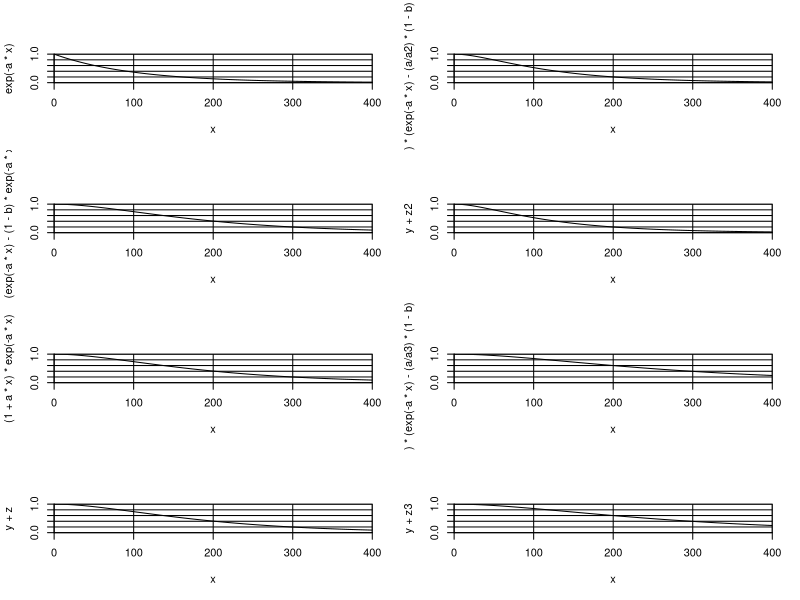

Reproduce this figure in R.
# Tests of immunity decline schemes.

par(mfcol=c(4,2))

n <- 400
x <- 0:n

a <- 0.01
a2 <- 0.03
a3 <- 0.005

b <- 0.001

plot (x,exp(-a*x),
      ylim=c(0,1),yaxs="i",xaxs="i",type="l")
abline(h=seq(0.2,1.0,by=0.2),v=seq(100,n,by=100))

# From maple:
#
# > limit ((1/b)*(exp(-ax) - (1-b)*exp(-ax/(1-b))), b=0);
#                                     1 + ax
#                                     -------
#                                     exp(ax)
#
# > limit((a2/(a2-a+a*b)) * (exp(-a*x) - (a/a2)*(1-b)*exp(-a2*x/(1-b))),b=0);
#                           -a2 exp(a2 x) + a exp(a x)
#                  ---------------------------------------------
#                  -exp(a x) a2 exp(a2 x) + exp(a x) exp(a2 x) a
#
# > simplify(limit((a2/(a2-a+a*b)) * (exp(-a*x) 
#                    - (a/a2)*(1-b)*exp(-a2*x/(1-b))),b=0));
#                               (-a2 exp(a2 x) + a exp(a x)) exp(-x (a + a2))
#                               ---------------------------------------------
#                                                  -a2 + a


plot (x, (1/b) * (exp(-a*x) - (1-b)*exp(-a*x/(1-b))),
      ylim=c(0,1),yaxs="i",xaxs="i",type="l")
abline(h=seq(0.2,1.0,by=0.2),v=seq(100,n,by=100))

plot (x,(1+a*x)*exp(-a*x),
      ylim=c(0,1),yaxs="i",xaxs="i",type="l")
abline(h=seq(0.2,1.0,by=0.2),v=seq(100,n,by=100))

y <- c(1,numeric(n))
z <- c(0,numeric(n))
z2 <- c(0,numeric(n))
z3 <- c(0,numeric(n))

for (i in 1:n)
{ y[i+1] <- y[i] - a*y[i]
  z[i+1] <- z[i] + a*y[i] - a*z[i]
  z2[i+1] <- z2[i] + a*y[i] - a2*z2[i]
  z3[i+1] <- z3[i] + a*y[i] - a3*z3[i]
}

plot (x, y+z,
      ylim=c(0,1),yaxs="i",xaxs="i",type="l")
abline(h=seq(0.2,1.0,by=0.2),v=seq(100,n,by=100))

plot (x, (a2/(a2-a+a*b)) * (exp(-a*x) - (a/a2)*(1-b)*exp(-a2*x/(1-b))),
      ylim=c(0,1),yaxs="i",xaxs="i",type="l")
abline(h=seq(0.2,1.0,by=0.2),v=seq(100,n,by=100))

plot (x, y+z2,
      ylim=c(0,1),yaxs="i",xaxs="i",type="l")
abline(h=seq(0.2,1.0,by=0.2),v=seq(100,n,by=100))

plot (x, (a3/(a3-a+a*b)) * (exp(-a*x) - (a/a3)*(1-b)*exp(-a3*x/(1-b))),
      ylim=c(0,1),yaxs="i",xaxs="i",type="l")
abline(h=seq(0.2,1.0,by=0.2),v=seq(100,n,by=100))

plot (x, y+z3,
      ylim=c(0,1),yaxs="i",xaxs="i",type="l")
abline(h=seq(0.2,1.0,by=0.2),v=seq(100,n,by=100))

